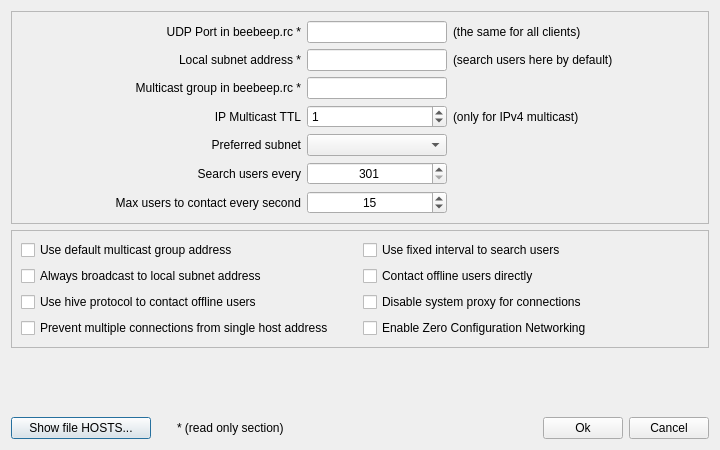
<?xml version="1.0" encoding="UTF-8"?>
<ui version="4.0">
 <class>GuiNetworkWidget</class>
 <widget class="QDialog" name="GuiNetworkWidget">
  <property name="geometry">
   <rect>
    <x>0</x>
    <y>0</y>
    <width>720</width>
    <height>450</height>
   </rect>
  </property>
  <layout class="QGridLayout" name="gridLayout_5">
   <item row="0" column="0">
    <widget class="QFrame" name="mp_frame1">
     <property name="frameShape">
      <enum>QFrame::StyledPanel</enum>
     </property>
     <layout class="QGridLayout" name="gridLayout_3">
      <item row="0" column="0">
       <layout class="QGridLayout" name="gridLayout">
        <item row="0" column="0">
         <widget class="QLabel" name="mp_lUdpPort">
          <property name="minimumSize">
           <size>
            <width>280</width>
            <height>0</height>
           </size>
          </property>
          <property name="text">
           <string>UDP Port in beebeep.rc *</string>
          </property>
          <property name="textFormat">
           <enum>Qt::PlainText</enum>
          </property>
          <property name="alignment">
           <set>Qt::AlignRight|Qt::AlignTrailing|Qt::AlignVCenter</set>
          </property>
         </widget>
        </item>
        <item row="3" column="1">
         <widget class="QLineEdit" name="mp_leMulticastGroup">
          <property name="sizePolicy">
           <sizepolicy hsizetype="Preferred" vsizetype="Fixed">
            <horstretch>0</horstretch>
            <verstretch>0</verstretch>
           </sizepolicy>
          </property>
          <property name="minimumSize">
           <size>
            <width>140</width>
            <height>0</height>
           </size>
          </property>
          <property name="alignment">
           <set>Qt::AlignCenter</set>
          </property>
          <property name="readOnly">
           <bool>true</bool>
          </property>
         </widget>
        </item>
        <item row="1" column="0">
         <widget class="QLabel" name="mp_lBase">
          <property name="text">
           <string>Local subnet address *</string>
          </property>
          <property name="textFormat">
           <enum>Qt::PlainText</enum>
          </property>
          <property name="alignment">
           <set>Qt::AlignRight|Qt::AlignTrailing|Qt::AlignVCenter</set>
          </property>
         </widget>
        </item>
        <item row="7" column="1">
         <widget class="QSpinBox" name="mp_sbMaxUsersToContact">
          <property name="minimumSize">
           <size>
            <width>140</width>
            <height>0</height>
           </size>
          </property>
          <property name="alignment">
           <set>Qt::AlignCenter</set>
          </property>
          <property name="minimum">
           <number>1</number>
          </property>
          <property name="maximum">
           <number>150</number>
          </property>
          <property name="singleStep">
           <number>5</number>
          </property>
          <property name="value">
           <number>15</number>
          </property>
         </widget>
        </item>
        <item row="6" column="0">
         <widget class="QLabel" name="mp_lBroadcastInterval">
          <property name="text">
           <string>Search users every</string>
          </property>
          <property name="alignment">
           <set>Qt::AlignRight|Qt::AlignTrailing|Qt::AlignVCenter</set>
          </property>
         </widget>
        </item>
        <item row="7" column="0">
         <widget class="QLabel" name="mp_lMaxUsersToContact">
          <property name="text">
           <string>Max users to contact every second</string>
          </property>
          <property name="alignment">
           <set>Qt::AlignRight|Qt::AlignTrailing|Qt::AlignVCenter</set>
          </property>
         </widget>
        </item>
        <item row="0" column="1">
         <widget class="QLineEdit" name="mp_leUdpPort">
          <property name="sizePolicy">
           <sizepolicy hsizetype="Preferred" vsizetype="Fixed">
            <horstretch>0</horstretch>
            <verstretch>0</verstretch>
           </sizepolicy>
          </property>
          <property name="minimumSize">
           <size>
            <width>140</width>
            <height>0</height>
           </size>
          </property>
          <property name="alignment">
           <set>Qt::AlignCenter</set>
          </property>
          <property name="readOnly">
           <bool>true</bool>
          </property>
         </widget>
        </item>
        <item row="3" column="3">
         <widget class="QLabel" name="mp_lHelpMulticastGroup">
          <property name="sizePolicy">
           <sizepolicy hsizetype="Expanding" vsizetype="Preferred">
            <horstretch>0</horstretch>
            <verstretch>0</verstretch>
           </sizepolicy>
          </property>
         </widget>
        </item>
        <item row="4" column="1">
         <widget class="QSpinBox" name="mp_sbIpMulticastTtl">
          <property name="maximum">
           <number>255</number>
          </property>
          <property name="value">
           <number>1</number>
          </property>
         </widget>
        </item>
        <item row="1" column="1">
         <widget class="QLineEdit" name="mp_leSubnet">
          <property name="sizePolicy">
           <sizepolicy hsizetype="Preferred" vsizetype="Fixed">
            <horstretch>0</horstretch>
            <verstretch>0</verstretch>
           </sizepolicy>
          </property>
          <property name="minimumSize">
           <size>
            <width>140</width>
            <height>0</height>
           </size>
          </property>
          <property name="alignment">
           <set>Qt::AlignCenter</set>
          </property>
          <property name="readOnly">
           <bool>true</bool>
          </property>
         </widget>
        </item>
        <item row="5" column="3">
         <spacer name="horizontalSpacer_7">
          <property name="orientation">
           <enum>Qt::Horizontal</enum>
          </property>
          <property name="sizeHint" stdset="0">
           <size>
            <width>40</width>
            <height>20</height>
           </size>
          </property>
         </spacer>
        </item>
        <item row="3" column="0">
         <widget class="QLabel" name="mp_lMulticastGroup">
          <property name="text">
           <string>Multicast group in beebeep.rc *</string>
          </property>
          <property name="textFormat">
           <enum>Qt::PlainText</enum>
          </property>
          <property name="alignment">
           <set>Qt::AlignRight|Qt::AlignTrailing|Qt::AlignVCenter</set>
          </property>
         </widget>
        </item>
        <item row="1" column="3">
         <widget class="QLabel" name="mp_lHelpSubnet">
          <property name="sizePolicy">
           <sizepolicy hsizetype="Expanding" vsizetype="Preferred">
            <horstretch>0</horstretch>
            <verstretch>0</verstretch>
           </sizepolicy>
          </property>
          <property name="text">
           <string>(search users here by default)</string>
          </property>
          <property name="alignment">
           <set>Qt::AlignLeading|Qt::AlignLeft|Qt::AlignVCenter</set>
          </property>
         </widget>
        </item>
        <item row="4" column="3">
         <widget class="QLabel" name="mp_lHelpTtl">
          <property name="text">
           <string>(only for IPv4 multicast)</string>
          </property>
         </widget>
        </item>
        <item row="0" column="3">
         <widget class="QLabel" name="mp_lHelpUdp">
          <property name="sizePolicy">
           <sizepolicy hsizetype="Expanding" vsizetype="Preferred">
            <horstretch>0</horstretch>
            <verstretch>0</verstretch>
           </sizepolicy>
          </property>
          <property name="text">
           <string>(the same for all clients)</string>
          </property>
          <property name="alignment">
           <set>Qt::AlignLeading|Qt::AlignLeft|Qt::AlignVCenter</set>
          </property>
         </widget>
        </item>
        <item row="7" column="3">
         <spacer name="horizontalSpacer">
          <property name="orientation">
           <enum>Qt::Horizontal</enum>
          </property>
          <property name="sizeHint" stdset="0">
           <size>
            <width>40</width>
            <height>20</height>
           </size>
          </property>
         </spacer>
        </item>
        <item row="4" column="0">
         <widget class="QLabel" name="mp_lIpMulticastTtl">
          <property name="text">
           <string>IP Multicast TTL</string>
          </property>
          <property name="alignment">
           <set>Qt::AlignRight|Qt::AlignTrailing|Qt::AlignVCenter</set>
          </property>
         </widget>
        </item>
        <item row="6" column="3">
         <spacer name="horizontalSpacer_3">
          <property name="orientation">
           <enum>Qt::Horizontal</enum>
          </property>
          <property name="sizeHint" stdset="0">
           <size>
            <width>40</width>
            <height>20</height>
           </size>
          </property>
         </spacer>
        </item>
        <item row="6" column="1">
         <widget class="QSpinBox" name="mp_sbBroadcastInterval">
          <property name="minimumSize">
           <size>
            <width>140</width>
            <height>0</height>
           </size>
          </property>
          <property name="alignment">
           <set>Qt::AlignCenter</set>
          </property>
          <property name="suffix">
           <string/>
          </property>
          <property name="minimum">
           <number>301</number>
          </property>
          <property name="maximum">
           <number>9999</number>
          </property>
          <property name="singleStep">
           <number>3</number>
          </property>
          <property name="value">
           <number>301</number>
          </property>
         </widget>
        </item>
        <item row="5" column="1">
         <widget class="QComboBox" name="mp_comboPreferredSubnet">
          <property name="minimumSize">
           <size>
            <width>140</width>
            <height>0</height>
           </size>
          </property>
         </widget>
        </item>
        <item row="5" column="0">
         <widget class="QLabel" name="mp_lPreferredSubnet">
          <property name="text">
           <string>Preferred subnet</string>
          </property>
          <property name="alignment">
           <set>Qt::AlignRight|Qt::AlignTrailing|Qt::AlignVCenter</set>
          </property>
         </widget>
        </item>
       </layout>
      </item>
     </layout>
    </widget>
   </item>
   <item row="1" column="0">
    <widget class="QFrame" name="mp_frame2">
     <property name="frameShape">
      <enum>QFrame::StyledPanel</enum>
     </property>
     <property name="frameShadow">
      <enum>QFrame::Raised</enum>
     </property>
     <layout class="QGridLayout" name="gridLayout_4">
      <item row="0" column="0">
       <layout class="QGridLayout" name="gridLayout_2">
        <item row="0" column="0">
         <widget class="QCheckBox" name="mp_cbUseDefaultMulticastGroupAddress">
          <property name="text">
           <string>Use default multicast group address</string>
          </property>
         </widget>
        </item>
        <item row="0" column="1">
         <widget class="QCheckBox" name="mp_cbBroadcastInterval">
          <property name="text">
           <string>Use fixed interval to search users</string>
          </property>
         </widget>
        </item>
        <item row="1" column="0">
         <widget class="QCheckBox" name="mp_cbBroadcastToLocalSubnetAlways">
          <property name="text">
           <string>Always broadcast to local subnet address</string>
          </property>
         </widget>
        </item>
        <item row="1" column="1">
         <widget class="QCheckBox" name="mp_cbBroadcastToOfflineUsers">
          <property name="text">
           <string>Contact offline users directly</string>
          </property>
         </widget>
        </item>
        <item row="2" column="0">
         <widget class="QCheckBox" name="mp_cbUseHive">
          <property name="text">
           <string>Use hive protocol to contact offline users</string>
          </property>
         </widget>
        </item>
        <item row="2" column="1">
         <widget class="QCheckBox" name="mp_cbDisableProxy">
          <property name="text">
           <string>Disable system proxy for connections</string>
          </property>
         </widget>
        </item>
        <item row="3" column="0">
         <widget class="QCheckBox" name="mp_cbPreventMultipleConnectionsFromSingleHostAddress">
          <property name="text">
           <string>Prevent multiple connections from single host address</string>
          </property>
         </widget>
        </item>
        <item row="3" column="1">
         <widget class="QCheckBox" name="mp_cbEnableMDns">
          <property name="text">
           <string>Enable Zero Configuration Networking</string>
          </property>
         </widget>
        </item>
       </layout>
      </item>
     </layout>
    </widget>
   </item>
   <item row="2" column="0">
    <spacer name="verticalSpacer">
     <property name="orientation">
      <enum>Qt::Vertical</enum>
     </property>
     <property name="sizeHint" stdset="0">
      <size>
       <width>20</width>
       <height>28</height>
      </size>
     </property>
    </spacer>
   </item>
   <item row="3" column="0">
    <layout class="QHBoxLayout" name="horizontalLayout">
     <item>
      <widget class="QPushButton" name="mp_pbShowFileHosts">
       <property name="minimumSize">
        <size>
         <width>140</width>
         <height>0</height>
        </size>
       </property>
       <property name="text">
        <string>Show file HOSTS...</string>
       </property>
      </widget>
     </item>
     <item>
      <spacer name="horizontalSpacer_5">
       <property name="orientation">
        <enum>Qt::Horizontal</enum>
       </property>
       <property name="sizeType">
        <enum>QSizePolicy::Fixed</enum>
       </property>
       <property name="sizeHint" stdset="0">
        <size>
         <width>20</width>
         <height>20</height>
        </size>
       </property>
      </spacer>
     </item>
     <item>
      <widget class="QLabel" name="mp_lRO">
       <property name="text">
        <string>* (read only section)</string>
       </property>
      </widget>
     </item>
     <item>
      <spacer name="horizontalSpacer_4">
       <property name="orientation">
        <enum>Qt::Horizontal</enum>
       </property>
       <property name="sizeHint" stdset="0">
        <size>
         <width>371</width>
         <height>20</height>
        </size>
       </property>
      </spacer>
     </item>
     <item>
      <widget class="QPushButton" name="mp_pbOk">
       <property name="text">
        <string>Ok</string>
       </property>
      </widget>
     </item>
     <item>
      <widget class="QPushButton" name="mp_pbCancel">
       <property name="text">
        <string>Cancel</string>
       </property>
      </widget>
     </item>
    </layout>
   </item>
  </layout>
 </widget>
 <tabstops>
  <tabstop>mp_leUdpPort</tabstop>
  <tabstop>mp_leSubnet</tabstop>
  <tabstop>mp_leMulticastGroup</tabstop>
  <tabstop>mp_sbIpMulticastTtl</tabstop>
  <tabstop>mp_comboPreferredSubnet</tabstop>
  <tabstop>mp_sbBroadcastInterval</tabstop>
  <tabstop>mp_sbMaxUsersToContact</tabstop>
  <tabstop>mp_cbUseDefaultMulticastGroupAddress</tabstop>
  <tabstop>mp_cbBroadcastInterval</tabstop>
  <tabstop>mp_cbBroadcastToLocalSubnetAlways</tabstop>
  <tabstop>mp_cbBroadcastToOfflineUsers</tabstop>
  <tabstop>mp_cbUseHive</tabstop>
  <tabstop>mp_cbDisableProxy</tabstop>
  <tabstop>mp_cbPreventMultipleConnectionsFromSingleHostAddress</tabstop>
  <tabstop>mp_cbEnableMDns</tabstop>
  <tabstop>mp_pbShowFileHosts</tabstop>
  <tabstop>mp_pbOk</tabstop>
  <tabstop>mp_pbCancel</tabstop>
 </tabstops>
 <resources/>
 <connections/>
</ui>
